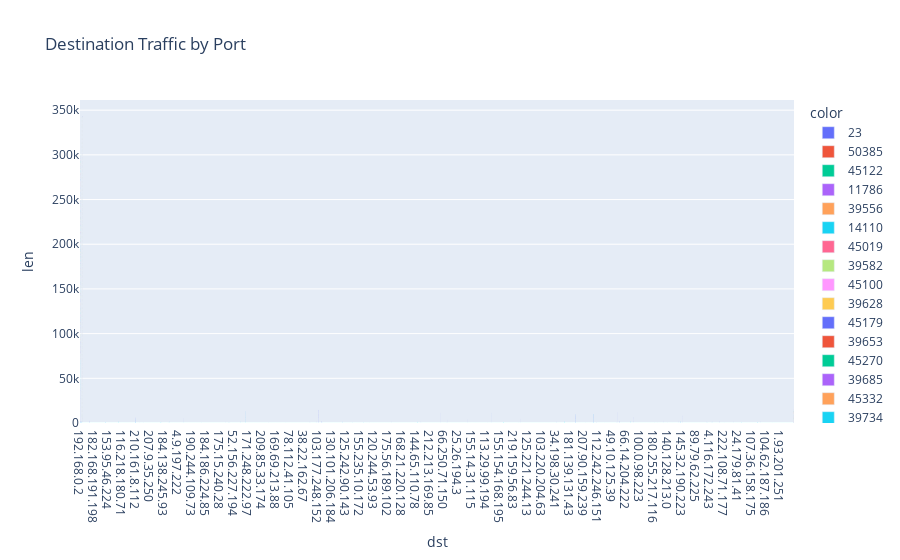

This figure's notebook cell:
### Code cell
fig = px.bar(df, x="dst", y="len",color=df.dport.astype(str), title="Destination Traffic by Port")
fig.show()
